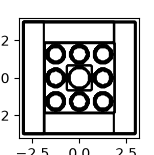

Write Python code to recreate this figure.
#!/usr/bin/env python3
# Generated by outram_mc_libs::geometry::plot::model_plot -- a transcription of
# openmc.Model.plot (openmc/model/model.py:1345-1543) and _id_map_to_rgb
# (openmc/plots.py:360-437), OpenMC d7d3284a1 (MIT). The id map was computed by
# outram-mc-libs' ported point location. Needs numpy + matplotlib only.
# Usage: python3 <this> [output.png]
import base64, sys, zlib
import numpy as np
import matplotlib
matplotlib.use('Agg')
import matplotlib.patches as mpatches
import matplotlib.pyplot as plt

_SVG_COLORS = {
    'aliceblue': (240, 248, 255),
    'antiquewhite': (250, 235, 215),
    'aqua': (0, 255, 255),
    'aquamarine': (127, 255, 212),
    'azure': (240, 255, 255),
    'beige': (245, 245, 220),
    'bisque': (255, 228, 196),
    'black': (0, 0, 0),
    'blanchedalmond': (255, 235, 205),
    'blue': (0, 0, 255),
    'blueviolet': (138, 43, 226),
    'brown': (165, 42, 42),
    'burlywood': (222, 184, 135),
    'cadetblue': (95, 158, 160),
    'chartreuse': (127, 255, 0),
    'chocolate': (210, 105, 30),
    'coral': (255, 127, 80),
    'cornflowerblue': (100, 149, 237),
    'cornsilk': (255, 248, 220),
    'crimson': (220, 20, 60),
    'cyan': (0, 255, 255),
    'darkblue': (0, 0, 139),
    'darkcyan': (0, 139, 139),
    'darkgoldenrod': (184, 134, 11),
    'darkgray': (169, 169, 169),
    'darkgreen': (0, 100, 0),
    'darkgrey': (169, 169, 169),
    'darkkhaki': (189, 183, 107),
    'darkmagenta': (139, 0, 139),
    'darkolivegreen': (85, 107, 47),
    'darkorange': (255, 140, 0),
    'darkorchid': (153, 50, 204),
    'darkred': (139, 0, 0),
    'darksalmon': (233, 150, 122),
    'darkseagreen': (143, 188, 143),
    'darkslateblue': (72, 61, 139),
    'darkslategray': (47, 79, 79),
    'darkslategrey': (47, 79, 79),
    'darkturquoise': (0, 206, 209),
    'darkviolet': (148, 0, 211),
    'deeppink': (255, 20, 147),
    'deepskyblue': (0, 191, 255),
    'dimgray': (105, 105, 105),
    'dimgrey': (105, 105, 105),
    'dodgerblue': (30, 144, 255),
    'firebrick': (178, 34, 34),
    'floralwhite': (255, 250, 240),
    'forestgreen': (34, 139, 34),
    'fuchsia': (255, 0, 255),
    'gainsboro': (220, 220, 220),
    'ghostwhite': (248, 248, 255),
    'gold': (255, 215, 0),
    'goldenrod': (218, 165, 32),
    'gray': (128, 128, 128),
    'green': (0, 128, 0),
    'greenyellow': (173, 255, 47),
    'grey': (128, 128, 128),
    'honeydew': (240, 255, 240),
    'hotpink': (255, 105, 180),
    'indianred': (205, 92, 92),
    'indigo': (75, 0, 130),
    'ivory': (255, 255, 240),
    'khaki': (240, 230, 140),
    'lavender': (230, 230, 250),
    'lavenderblush': (255, 240, 245),
    'lawngreen': (124, 252, 0),
    'lemonchiffon': (255, 250, 205),
    'lightblue': (173, 216, 230),
    'lightcoral': (240, 128, 128),
    'lightcyan': (224, 255, 255),
    'lightgoldenrodyellow': (250, 250, 210),
    'lightgray': (211, 211, 211),
    'lightgreen': (144, 238, 144),
    'lightgrey': (211, 211, 211),
    'lightpink': (255, 182, 193),
    'lightsalmon': (255, 160, 122),
    'lightseagreen': (32, 178, 170),
    'lightskyblue': (135, 206, 250),
    'lightslategray': (119, 136, 153),
    'lightslategrey': (119, 136, 153),
    'lightsteelblue': (176, 196, 222),
    'lightyellow': (255, 255, 224),
    'lime': (0, 255, 0),
    'limegreen': (50, 205, 50),
    'linen': (250, 240, 230),
    'magenta': (255, 0, 255),
    'maroon': (128, 0, 0),
    'mediumaquamarine': (102, 205, 170),
    'mediumblue': (0, 0, 205),
    'mediumorchid': (186, 85, 211),
    'mediumpurple': (147, 112, 219),
    'mediumseagreen': (60, 179, 113),
    'mediumslateblue': (123, 104, 238),
    'mediumspringgreen': (0, 250, 154),
    'mediumturquoise': (72, 209, 204),
    'mediumvioletred': (199, 21, 133),
    'midnightblue': (25, 25, 112),
    'mintcream': (245, 255, 250),
    'mistyrose': (255, 228, 225),
    'moccasin': (255, 228, 181),
    'navajowhite': (255, 222, 173),
    'navy': (0, 0, 128),
    'oldlace': (253, 245, 230),
    'olive': (128, 128, 0),
    'olivedrab': (107, 142, 35),
    'orange': (255, 165, 0),
    'orangered': (255, 69, 0),
    'orchid': (218, 112, 214),
    'palegoldenrod': (238, 232, 170),
    'palegreen': (152, 251, 152),
    'paleturquoise': (175, 238, 238),
    'palevioletred': (219, 112, 147),
    'papayawhip': (255, 239, 213),
    'peachpuff': (255, 218, 185),
    'peru': (205, 133, 63),
    'pink': (255, 192, 203),
    'plum': (221, 160, 221),
    'powderblue': (176, 224, 230),
    'purple': (128, 0, 128),
    'red': (255, 0, 0),
    'rosybrown': (188, 143, 143),
    'royalblue': (65, 105, 225),
    'saddlebrown': (139, 69, 19),
    'salmon': (250, 128, 114),
    'sandybrown': (244, 164, 96),
    'seagreen': (46, 139, 87),
    'seashell': (255, 245, 238),
    'sienna': (160, 82, 45),
    'silver': (192, 192, 192),
    'skyblue': (135, 206, 235),
    'slateblue': (106, 90, 205),
    'slategray': (112, 128, 144),
    'slategrey': (112, 128, 144),
    'snow': (255, 250, 250),
    'springgreen': (0, 255, 127),
    'steelblue': (70, 130, 180),
    'tan': (210, 180, 140),
    'teal': (0, 128, 128),
    'thistle': (216, 191, 216),
    'tomato': (255, 99, 71),
    'turquoise': (64, 224, 208),
    'violet': (238, 130, 238),
    'wheat': (245, 222, 179),
    'white': (255, 255, 255),
    'whitesmoke': (245, 245, 245),
    'yellow': (255, 255, 0),
    'yellowgreen': (154, 205, 50),
}

class _Domain:
    """Stands in for openmc.Cell / openmc.Material: an id and a name."""
    def __init__(self, id, name):
        self.id = id
        self.name = name

def _arr(s):
    return np.frombuffer(zlib.decompress(base64.b64decode(s)), dtype='<i4')

V_PIX, H_PIX = 120, 120
_CELLS = 'eNrt3ctywjAMBVAw0Onj/38XumLRTsjDkUJin8Xdejw+TSGSSO6Px+MuIiIib83X6XSKzrcM5jMhfPny5cuXL1++fPny5cuXL1++fPny5ctX+PLly5cvX758+fLly1f48j2O70UGw5dva74l8TzLBuvzHT7zsUSYvmPt0rnv8wzOI6l1KDPWLwHrr9l7y75TZ7PGuOxw/Z58l5xNjUHt+hm2Y+u36Ft7PnMNatfOXn/o77NV33PgGW3pW4LX57vMoCT//UTvne9y3/OO12/dt/D9s77r1/XL1+ev78++P7d0/5tZP3H/O69+VZLOf4/1q1d7b73+XBJsa+vb0b2FOXvvpX9UTvH9nTkOEWuv2Xsv/f2s/mx2/3ft3nuc3+gpfPny5duy70dy+O7b9zYRvsf0ffpdJzLlzDfGt/be5ZXtdWFuK3xr997b/HNNbSPCdsw4c+/qk9PnFGX7yviSuH/9hekacaTtkHFE/6K3/kJkf3Br38i96/9OXwfRtv+NM/dufmP6Otja13wOX/Ox/fq2PB/L1/yz/898+bo/cn+kvqG+oT6pPqm/oL+gP6i/r79vPsd8Dl/zdeZjzceab88PX758+fp9qN+H+n13vavfd6+rQXs+Qx/9Bc9Xab//m3H+no+0j/kNzzfrbz4n+vw9n3Dfvucdr2/+uX1f87GuX74+f31/9v3Z+3G2W9/8c7v1q97mn2vqw95Pd9z+UXRvYU5/Z21/yvsll88/ez9s+/Mb3u9sPqeV8OV7BN8fGQxfvnz58uXLly9fvnz5Cl++fPny5cuXL1++fPkKX758+fLly5cvX758j+MrIiIi+fkFSa4iIQ=='
_MATS = 'eNrt3UmOwjAQBdDgvv+VoVcttRCDY1weirf4OyhZ9RIgtkmut9vtKiIiIlPzcxyH7Bu+fIWv8BW+wlf4Cl++fPkKX+ErfIWv8OXLl6/wFb7CV/gKX75r+Zbg2mXTse/qWyoSWX/lse/u+9eDy4u09qlU1C8d6keMPYPvu9580qeyYP1v8j3TmxaD1voRtqONZ/u29qe2R621o+uP+qxewfcS2KNI33LEHz/f7PuuRyX4+IkcO98638vC9bP7Fr7hxs5f56/vX75+P/Oddf0bOX/i+jfGYOf5q5Hz0CvNP5fA/kTOD0ePPYPv/z6Vo//6To1Dj9pRY8/g+6hXvddPy8T6M3ppf07u8OUrfIXvCllt/xvfvq69Xse3/3n2Sa0R74kYezbfZ/MErb0aeVz0Hnsm39o5vrPzzj3GNWv8WXxb5+ijbWtrWV/o25/atf0RvpFrmxl8P13/LcG2r2pGjD2jb+89LiN97c/ha3/s9/pm3h/L1/5nn898+bo+cn1kfsP8xjrnsPnJfXzPGFtf2NP3vk/WB3P6PuqV9f18vlHHS6/X7RL76+yvE77CV/hKfl//D83p6//deX3dnyGvr/ur5PV1f6T8vu5vxrd1jd/9Cd1fdFZ9+5/z+9of6/zl6/vX72e/nz0fZ1x9+5/zzl+NOndX8T1r4Pl0+/nW9snzJff1vXfwfNh8vo96Fn0s7Tj2LL7CV/jy5ctX+Apf4St8hS9fvnyFr/AVvsJX+ApfvnrEV/gKX+ErPX1FREQkPr9F1GK4'
id_map = np.zeros((V_PIX, H_PIX, 3), dtype=np.int32)
id_map[:, :, 0] = _arr(_CELLS).reshape(V_PIX, H_PIX)
id_map[:, :, 1] = np.where(id_map[:, :, 0] < 0, id_map[:, :, 0], 0)  # instance: not used by the plot
id_map[:, :, 2] = _arr(_MATS).reshape(V_PIX, H_PIX)
import os
if os.environ.get('OUTRAM_IDMAP_OUT'):  # verification hook, draws nothing
    np.save(os.environ['OUTRAM_IDMAP_OUT'], id_map)

basis = 'xy'
x, y, z = 0, 1, 2
origin = (0.0, 0.0, 0.0)
width = (6.4, 6.4)
pixels = (120, 120)
color_by = 'cell'
axis_units = 'cm'
legend = False
outline = 'only'
overlap_color = (255, 0, 0)
plane_tolerance = 1.0
colors = None
legend_kwargs = {}
source_kwargs = {}
contour_kwargs = None
kwargs = {}
source_r = None

# ---- openmc/model/model.py:1374-1382 ------------------------------------------
if legend_kwargs is None:
    legend_kwargs = {}
legend_kwargs.setdefault('bbox_to_anchor', (1.05, 1))
legend_kwargs.setdefault('loc', 2)
legend_kwargs.setdefault('borderaxespad', 0.0)
if source_kwargs is None:
    source_kwargs = {}
source_kwargs.setdefault('marker', 'x')

xlabel, ylabel = f'{basis[0]} [{axis_units}]', f'{basis[1]} [{axis_units}]'

axis_scaling_factor = {'km': 0.00001, 'm': 0.01, 'cm': 1, 'mm': 10}

x_min = (origin[x] - 0.5*width[0]) * axis_scaling_factor[axis_units]
x_max = (origin[x] + 0.5*width[0]) * axis_scaling_factor[axis_units]
y_min = (origin[y] - 0.5*width[1]) * axis_scaling_factor[axis_units]
y_max = (origin[y] + 0.5*width[1]) * axis_scaling_factor[axis_units]

# ---- openmc/plots.py:360-437 (_id_map_to_rgb) ---------------------------------
def _id_map_to_rgb(id_map, color_by='cell', colors=None, overlap_color=(255, 0, 0)):
    img = np.ones(id_map.shape, dtype=float)
    if color_by == 'cell':
        id_index = 0
    elif color_by == 'material':
        id_index = 2
    else:
        raise ValueError("color_by must be either 'cell' or 'material'")
    unique_ids = np.unique(id_map[:, :, id_index])
    if colors is None:
        colors = {}
    color_map = {}
    for key, color in colors.items():
        if isinstance(key, _Domain):
            color_map[key.id] = color
        else:
            color_map[key] = color
    rng = np.random.RandomState(1)
    for uid in unique_ids:
        if uid > 0 and uid not in color_map:
            color_map[uid] = rng.randint(0, 256, (3,))
    for uid in unique_ids:
        if uid == -1:
            continue
        elif uid == -3:
            if isinstance(overlap_color, str):
                rgb = _SVG_COLORS[overlap_color.lower()]
            else:
                rgb = overlap_color
            mask = id_map[:, :, id_index] == uid
            img[mask] = np.array(rgb) / 255.0
        elif uid in color_map:
            color = color_map[uid]
            if isinstance(color, str):
                rgb = _SVG_COLORS[color.lower()]
            else:
                rgb = color
            mask = id_map[:, :, id_index] == uid
            img[mask] = np.array(rgb) / 255.0
    return img

# ---- openmc/model/model.py:1420-1543 ------------------------------------------
img = _id_map_to_rgb(
    id_map=id_map,
    color_by=color_by,
    colors=colors,
    overlap_color=overlap_color
)

px = 1/plt.rcParams['figure.dpi']
fig, axes = plt.subplots()
axes.set_xlabel(xlabel)
axes.set_ylabel(ylabel)
params = fig.subplotpars
width_px = pixels[0]*px/(params.right - params.left)
height_px = pixels[1]*px/(params.top - params.bottom)
fig.set_size_inches(width_px, height_px)

if outline:
    rgb = (img * 256).astype(int)
    image_value = (rgb[..., 0] << 16) + \
        (rgb[..., 1] << 8) + (rgb[..., 2])
    if contour_kwargs is None:
        contour_kwargs = {}
    contour_kwargs.setdefault('colors', 'k')
    contour_kwargs.setdefault('linestyles', 'solid')
    contour_kwargs.setdefault('algorithm', 'serial')
    axes.contour(
        image_value,
        origin="upper",
        levels=np.unique(image_value),
        extent=(x_min, x_max, y_min, y_max),
        **contour_kwargs
    )
    if outline == 'only':
        axes.set_xlim(x_min, x_max)
        axes.set_ylim(y_min, y_max)
        axes.set_aspect('equal')

if legend:
    if colors is None or len(colors) == 0:
        raise ValueError("Must pass 'colors' dictionary if you "
                         "are adding a legend via legend=True.")
    patches = []
    for key, color in colors.items():
        label = key.name if key.name != '' else key.id
        if len(color) == 3 and not isinstance(color, str):
            scaled_color = (
                color[0]/255, color[1]/255, color[2]/255)
        else:
            scaled_color = color
        key_patch = mpatches.Patch(color=scaled_color, label=label)
        patches.append(key_patch)
    axes.legend(handles=patches, **legend_kwargs)

if outline != 'only':
    axes.imshow(img, extent=(x_min, x_max, y_min, y_max), **kwargs)

if source_r is not None:
    slice_value = origin[z]
    xs = []
    ys = []
    tol = plane_tolerance
    for r in source_r:
        if (slice_value - tol < r[z] < slice_value + tol):
            xs.append(r[x] * axis_scaling_factor[axis_units])
            ys.append(r[y] * axis_scaling_factor[axis_units])
    axes.scatter(xs, ys, **source_kwargs)
plt.savefig(sys.argv[1] if len(sys.argv) > 1 else "plot.png")
